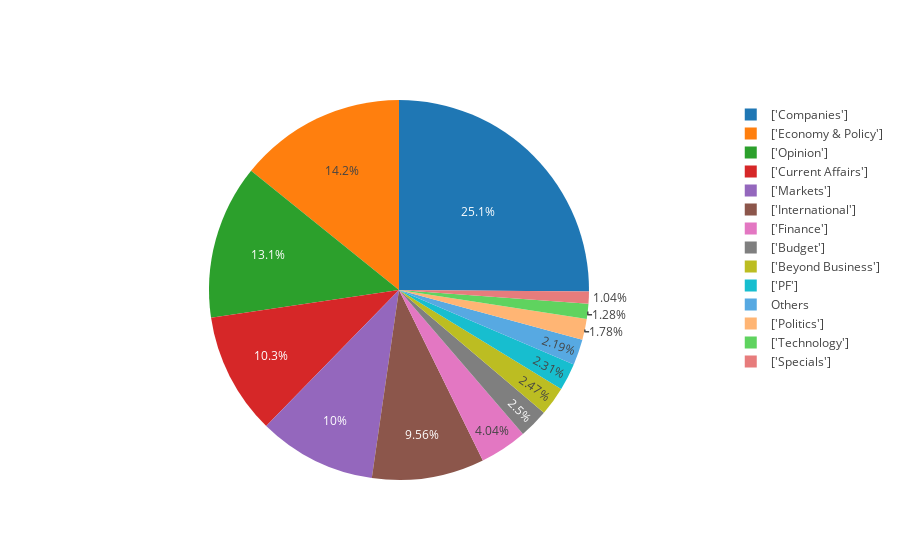

Notebook cell for this chart:
### Code cell
trace=go.Pie(labels=labels,values=values)
plotly.offline.iplot([trace])

### Figure 1 — Plotly figure (JSON) as saved in the notebook; plotly's stock layout.template omitted (floating-point values rounded to 4 significant figures)
{"data": [{"labels": ["['Companies']", "['Economy & Policy']", "['Opinion']", "['Current Affairs']", "['Markets']", "['International']", "['Finance']", "['Budget']", "['Beyond Business']", "['PF']", "['Politics']", "['Technology']", "['Specials']", "Others"], "type": "pie", "values": [4562, 2579, 2386, 1878, 1822, 1736, 733, 454, 449, 419, 323, 232, 189, 398]}], "layout": {}}
